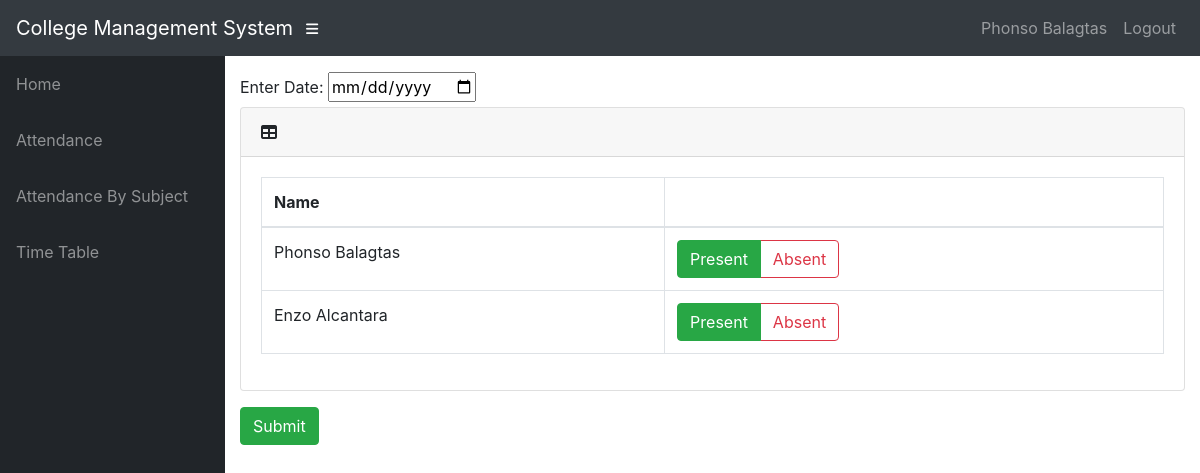
The page /info/teacher/1/Extra_class/ (signed in) on the database its author committed.
### info/models.py (models this page shows, shortened)
class User(AbstractUser):
    @property
    def is_student(self):
        if hasattr(self, 'student'):
            return True
        return False

class Student(models.Model):
    user = models.OneToOneField(User, on_delete=models.CASCADE, null=True)
    class_id = models.ForeignKey(Class, on_delete=models.CASCADE, default=1)
    USN = models.CharField(primary_key='True', max_length=9, validators=[MinLengthValidator(9), MaxLengthValidator(9)])
    name = models.CharField(max_length=200)
    DOB = models.DateField(default='1998-01-01')

### info/views.py (the view)
# urls.py: path('teacher/<int:assign_id>/Extra_class/', views.t_extra_class, name='t_extra_class'),
@login_required()
def t_extra_class(request, assign_id):
    ass = get_object_or_404(Assign, id=assign_id)
    c = ass.class_id
    context = {
        'ass': ass,
        'c': c,
    }
    return render(request, 'info/t_extra_class.html', context)

### info/templates/info/t_extra_class.html (shortened to what this page needs)
{% extends 'info/base.html' %}
{% block content %}
{% if c.student_set.all %}
<form action="{% url 'e_confirm' ass.id %}" method="post">
    <label for="date">Enter Date: </label>
    <input type="date" name="date">
    <div class="card mb-3">
        <div class="card-header">
          <i class="fas fa-table"></i>
         <b>{{ dept1.name }}</b></div>
        <div class="card-body">
          <div class="table-responsive">
            <table class="table table-bordered" id="dataTable" width="100%" cellspacing="0">
              <thead>
                <tr>
                    <th>Name</th>
                    <th></th>
                </tr>
              </thead>
                <tbody>
                {% for s in c.student_set.all %}
                    <tr>
                    <td>{{s.name}}</td>
                    <td>
                        <div class="btn-group btn-group-toggle" data-toggle="buttons">
                                <label class="btn btn-outline-success active">
                                    <input type="radio" name="{{ s.USN }}" id="option1" autocomplete="off" value="present" checked> Present
                                </label>
                                <label class="btn btn-outline-danger">
                                    <input type="radio" name="{{ s.USN }}" id="option2" autocomplete="off" value="absent"> Absent
                                </label>
                        </div>
                    </td>
                    </tr>
                {% endfor %}
                </tbody>
            </table>
          </div>
        </div>
      </div>
    <input class="btn btn-success" type="submit" value="Submit">
</form>
{% else %}
    <p>No students in Class</p>
{% endif %}
{% endblock %}

### info/templates/info/base.html (shortened to what this page needs)
<!DOCTYPE html>
<html lang="en">
  <head>
      {% load static %}
    <link href="{% static '/info/bootstrap/vendor/bootstrap/css/bootstrap.min.css' %}" rel="stylesheet">
    <link href="{% static '/info/bootstrap/vendor/fontawesome-free/css/all.min.css' %}" rel="stylesheet" type="text/css">
    <link href="{% static '/info/bootstrap/vendor/datatables/dataTables.bootstrap4.css' %}" rel="stylesheet">
    <link href="{% static '/info/bootstrap/css/sb-admin.css' %}" rel="stylesheet">
  </head>
  <body id="page-top">
    <nav class="navbar navbar-expand navbar-dark bg-dark static-top">
      <a class="navbar-brand mr-1" href="{% url 'index' %}">College Management System</a>
      <button class="btn btn-link btn-sm text-white order-1 order-sm-0" id="sidebarToggle" href="#">
        <i class="fas fa-bars"></i>
      </button>
        <div class="collapse navbar-collapse" id="navbarResponsive">
          <ul class="navbar-nav ml-auto">
            <li class="nav-item">
                {% if request.user.is_student %}
                    <a class="nav-link text-capitalize">{{ request.user.student.name }}</a>
                {% elif request.user.is_teacher %}
                    <a class="nav-link text-capitalize">{{ request.user.teacher.name }}</a>
                {% endif %}
            </li>
            <li class="nav-item">
                <a class="nav-link" href="#" data-toggle="modal" data-target="#logoutModal">Logout</a>
            </li>
          </ul>
        </div>
    </nav>
    <div id="wrapper">
      <ul class="sidebar navbar-nav">
            <li class="nav-item">
              <a class="nav-link" href="{% url 'index' %}">
                <span>Home</span>
              </a>
            </li>
        {% if request.user.is_student %}
            <li class="nav-item">
              <a class="nav-link" href="{% url 'attendance' request.user.student.USN %}">
                <span>Attendance</span>
              </a>
            </li>
            <li class="nav-item">
              <a class="nav-link" href="{% url 'attendance' request.user.student.USN %}">
                <span>Attendance By Subject</span>
              </a>
            </li>
              <li class="nav-item">
              <a class="nav-link" href="{% url 'timetable' request.user.student.class_id_id %}">
                <span>Time Table</span>
              </a>
            </li>
        {% endif %}
      </ul>
      <div id="content-wrapper">
        <div class="container-fluid">
            {% block content %}
            {% endblock %}
        </div>
      </div>
    </div>
  </body>
</html>

### rows shown on the page
User: user.student.name "Phonso Balagtas"
Student: name "Phonso Balagtas"
Student: name "Enzo Alcantara"
